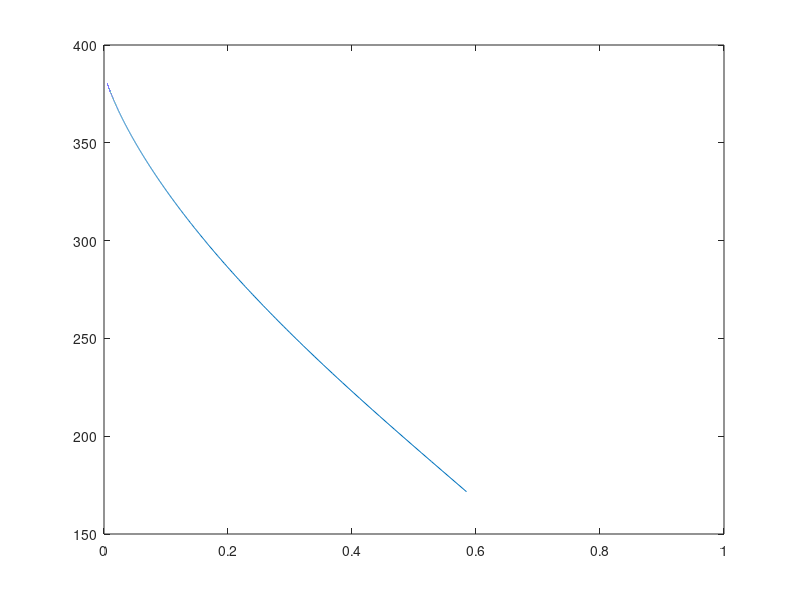

Reproduce this figure in MATLAB.
clear, clc
t=linspace(1,1E5,1e6);
r=(2./(t+1)).^(t./(t-1));
m=((pi*(6.5*10^(-3))^(0.5))/4).*sqrt(2*9.81*5.5e5/0.29).*sqrt(t./(t-1).*(((2./(t+1)).^(2./(t-1))).*(1-2./(t+1))));
plot(r,m)